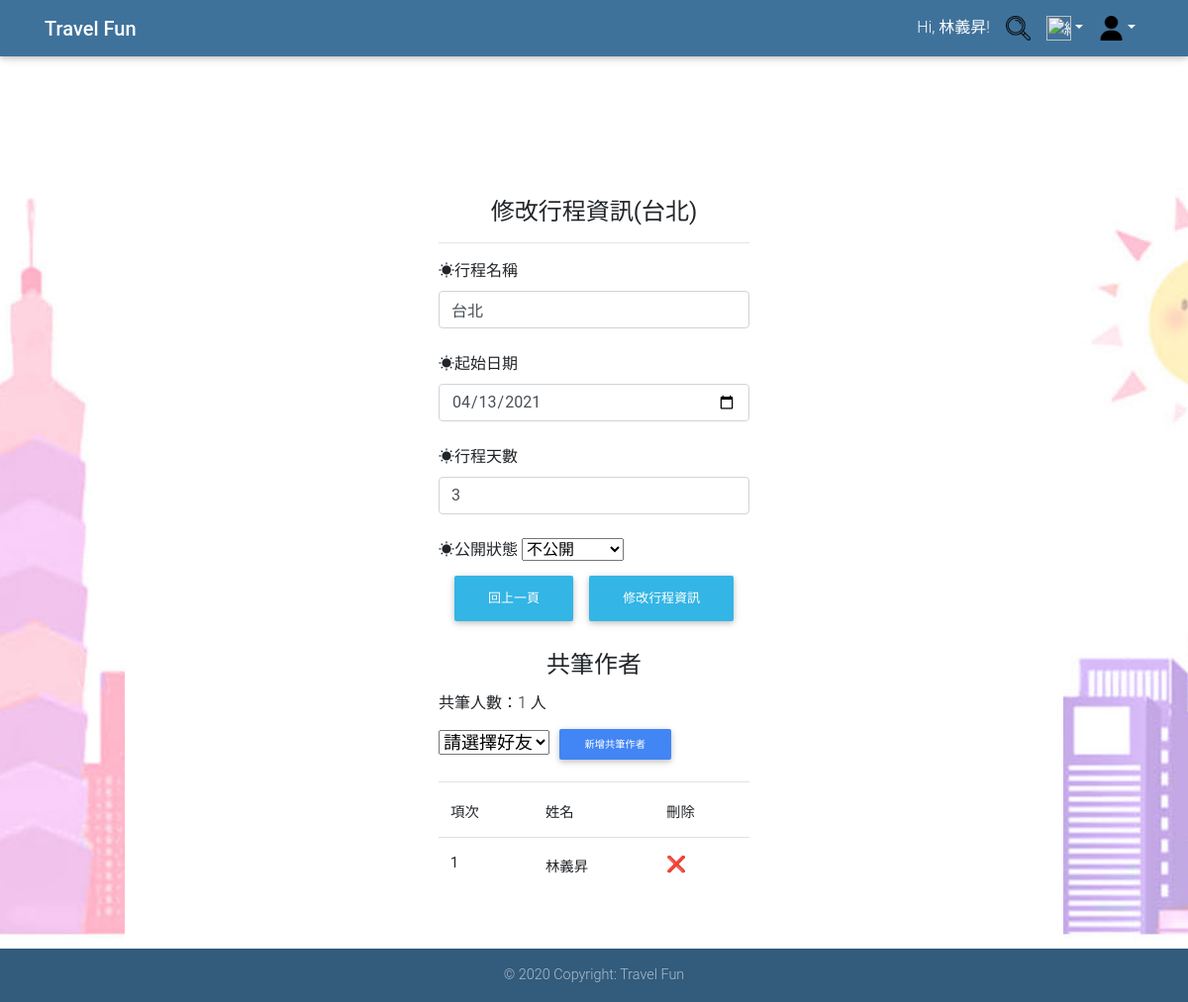
Page /membercentre/edititinerary.php?id=5&share=1 (signed in) on the committed database.
### tables this page shows
CREATE TABLE `itinerary` (
  `itinerary_id` int(10) NOT NULL,
  `itinerary_name` varchar(20) NOT NULL,
  `public_status` int(1) NOT NULL,
  `itinerary_date` date NOT NULL COMMENT '開始日期',
  `itinerary_days` int(3) NOT NULL,
  `user_id` varchar(20) NOT NULL COMMENT 'FK_user'
);

CREATE TABLE `share` (
  `share_id` int(10) NOT NULL,
  `itinerary_id` int(10) NOT NULL,
  `user_id` varchar(20) NOT NULL
);

CREATE TABLE `user` (
  `user_id` varchar(20) NOT NULL,
  `user_password` varchar(32) NOT NULL,
  `user_name` varchar(20) NOT NULL,
  `user_email` varchar(64) NOT NULL,
  `user_key` char(32) NOT NULL,
  `introduction` text NOT NULL,
  `Authority` int(1) DEFAULT NULL
);

### membercentre/edititinerary.php (the view, shortened to what this page needs)
<?php
mysqli_query($con, "SET NAMES UTF8");
if (isset($_GET['id'])) {
    $id = strip_tags(intval($_GET['id']));
}
$result = mysqli_query($con, "SELECT `itinerary_name`,`public_status`,`itinerary_date`,`itinerary_days`  FROM itinerary WHERE itinerary_id=" . $id);
$row = mysqli_fetch_assoc($result);
$itinerary_name = $row["itinerary_name"];
$public_status = $row["public_status"];
$itinerary_days = $row["itinerary_days"];
$itinerary_date = $row["itinerary_date"];
$sql = "SELECT share.share_id,share.user_id,user.user_name ";
$sql .= " FROM share , user";
$sql .= " WHERE itinerary_id= '" . $id . "' and";
$sql .= " share.user_id = user.user_id";
$result2 = mysqli_query($con, $sql);
$total_records = mysqli_num_rows($result2);
?>
<html>
<head>
    <link rel="stylesheet" href="https://stackpath.bootstrapcdn.com/bootstrap/4.4.1/css/bootstrap.min.css">
    <link rel="stylesheet" href="../css/mdb.min.css">
    <link rel='stylesheet' href='https://rawgit.com/adrotec/knockout-file-bindings/master/knockout-file-bindings.css'>>
    <link rel="stylesheet" href="../css/result.css">
</head>
<body>
    <header>
        <nav class="navbar navbar-expand-lg navbar-dark fixed-top unique-color">
            <div class="container">
                <a class="navbar-brand" href="../index.php"><strong>Travel Fun</strong></a>
                <div class="collapse navbar-collapse justify-content-end" id="navbarSupportedContent">
                    <ul class="navbar-nav">
                        <?php if (isset($_SESSION['user_id'])) { ?>
                            <li class="nav-item p-0"><a class="nav-link disabled">Hi, <?php echo $_SESSION['user_name']; ?>!</a></li>
                        <?php } else  ?>
                        <li class="nav-link p-0"> <a class="nav-link" href="../search.php"><img src="../image/search.png" alt="搜尋" height="25" width="25"></a> </li>
                        <li class="nav-item dropdown">
                            <a class="nav-link dropdown-toggle" id="navbarDropdownMenuLink-333" data-toggle="dropdown" aria-haspopup="true" aria-expanded="false"><img src="../image/all.png" alt="總覽" height="25" width="25"></a>
                        <li class="nav-item dropdown">
                            <a class="nav-link dropdown-toggle" id="navbarDropdownMenuLink-333" data-toggle="dropdown" aria-haspopup="true" aria-expanded="false"><img src="../image/login.png" alt="login" height="25" width="25"></a>
                        </li>
                    </ul>
                </div>
            </div>
        </nav>
    </header>
    <main>
        <div class="container2">
            <form class="p-5 col-md-6 offset-md-3" role="form" action="<?php echo $_SERVER['PHP_SELF']; ?>" method="post" name="loginform">
                <h4 class="text-center "><b>修改行程資訊(<?php echo $itinerary_name;  ?>)</b></h4>
                <hr class="">
                <div class="form-group"><label for="name"> ☀行程名稱</label>
                    <input type="text" name="itinerary_name" value="<?PHP echo $itinerary_name; ?>" class="form-control mb-4" required />
                </div>
                <div class="form-group"><label for="name">☀起始日期</label>
                    <input type="date" name="itinerary_date" value="<?PHP echo $itinerary_date; ?>" class="form-control mb-4" required />
                </div>
                <div class="form-group"><label for="name">☀行程天數</label>
                    <input type="number" name="itinerary_days" min=1 max=999 value="<?PHP echo $itinerary_days; ?>" class="form-control mb-4" required />
                </div>
                <div class="form-group"><label for="name">☀公開狀態</label>
                    <select name="public_status">
                        <option value="1" <?php if (!(strcmp("1", $public_status))) {
                                                echo "selected=\"selected\"";
                                            } ?>>公開
                        <option value="2" <?php if (!(strcmp("2", $public_status))) {
                                                echo "selected=\"selected\"";
                                            } ?>>不公開
                    </select>
                    <center>
                        <button class="btn btn-info btn-primary " type="button" onclick="location.href='modifyitinerary.php?id=<?php echo $id;
                                                                                                                                if (isset($_GET['share'])) {
                                                                                                                                    echo "&share=1";
                                                                                                                                } ?>'">回上一頁</button>
                        <button class="btn btn-info btn-primary " type="submit" name="submit">修改行程資訊</button>
                    </center>
                    <br>
            </form>
            <h4 class="text-center card-title"><b>共筆作者</b></h4>
            <label for="name"> 共筆人數：<?php if (isset($total_records)) {
                                        echo $total_records . " 人";
                                    } else {
                                        echo "0 人";
                                    }   ?></label>
            <form class="" role="form" action="<?php echo $_SERVER['PHP_SELF']; ?>" method="get" name="form">
                <div class="form-group">
                    <select name="addid" style="font-size:18px;">
                        <option value="" selected=selected disabled="true" required class="form-control">請選擇好友</option>
                    </select>
                    <button class="btn btn-sm btn-primary" type="submit" name="submit_addfriend">新增共筆作者</button>
                </div>
            </form>
            <table class="table">
                <thead>
                    <tr>
                        <td>項次</td>
                        <td>姓名</td>
                        <td>刪除</td>
                    </tr>
                </thead>
                <tbody>
                    <?php
                    $j = 1;
                    while ($row2 = mysqli_fetch_assoc($result2)) {
                        echo "<tr>";
                        echo "<th>" . $j . "</th>";
                        echo "<th>" . $row2["user_name"] . "</th>";
                        echo "<th><a href=?id=" . $id;
                        if (isset($_GET['share'])) {
                            echo "&share=1";
                        } else {
                        }
                        echo "&delid=" . intval($row2["share_id"]) . "> <font size='3'>❌</a></font></th>";
                        echo "</tr>";
                        $j++;
                    }
                    ?>
                </tbody>
            </table>
        </div>
    </main>
    <footer class="page-footer font-small unique-color fixed-bottom">
        <div class="footer-copyright text-center py-3">© 2020 Copyright: Travel Fun</div>
    </footer>
</body>
</html>

### css/result.css (style rules this page uses)
html, body { height: 100%; background-image: url("../image/background_image.jpg"); background-attachment: fixed; background-position: center; background-repeat: no-repeat; background-size: cover; }
.container2 { max-width: 948px; margin: 4em auto; padding: 4em; padding-bottom: 2em; background: #fff; border-radius: 1em; }

### rows in the picture
itinerary: itinerary_name "台北", itinerary_date "04/13/2021", itinerary_days "3", public_status "不公開"
share: user.user_name "林義昇"

### other values in the picture
$_SESSION['user_name'] "林義昇"
$total_records "1"
